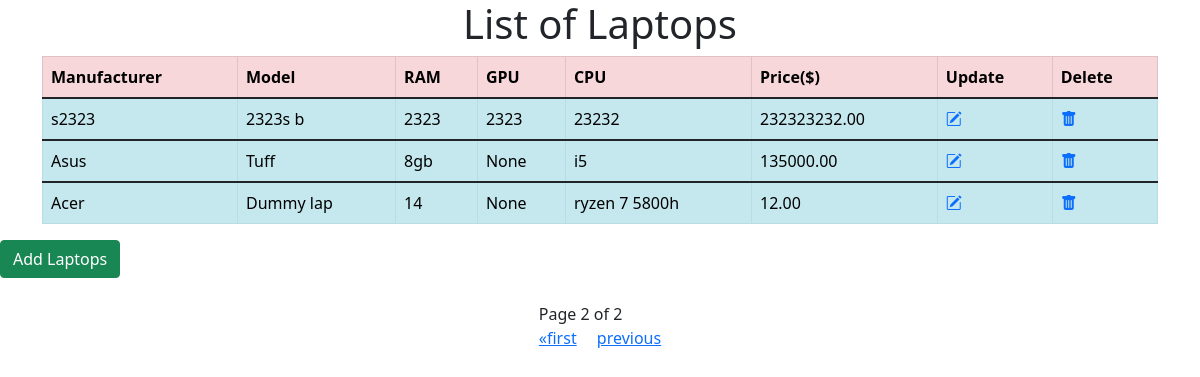
Page /laptops/?page=2 (signed in) on the earlier database version.
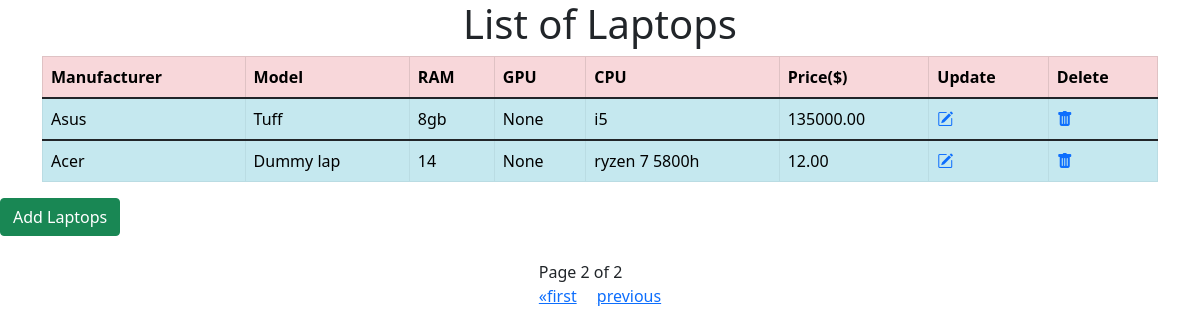
Same page on the later database version.
### BetterDevice/models.py (models this page shows, shortened)
class Laptop(models.Model):
    manufacture=models.CharField(max_length=50,null=True,blank=True)
    name=models.CharField(max_length=20,null=True,blank=True)
    ram=models.CharField(max_length=20,null=True,blank=True)
    gpu=models.CharField(max_length=20,null=True,blank=True)
    cpu=models.CharField(max_length=20,null=True,blank=True)
    price=models.DecimalField(max_digits=50,decimal_places=2,null=True,blank=True)

### BetterDevice/views.py (the view)
# urls.py: path('',views.LaptopListView.as_view(),name='laptop-list'),
@method_decorator(login_required(login_url = 'login'), name='dispatch')
class LaptopListView(ListView):
    model=Laptop
    template_name='BetterDevice/laptop-list.html'
    context_object_name='laptops'
    def get_context_data(self,*args ,**kwargs):
        laptops=self.get_queryset()#laptop is name of model
        paginator=Paginator(laptops,3)
        page_number=self.request.GET.get('page')
        page_obj=paginator.get_page(page_number)
        context={'laptops':page_obj}
        return context

### templates/BetterDevice/laptop-list.html (shortened to what this page needs)
<!DOCTYPE html>
<html>
<head>
  <h1>List of Laptops</h1>
    <link rel="stylesheet" href="https://cdn.jsdelivr.net/npm/bootstrap@5.1.1/dist/css/bootstrap.min.css">
    <link rel="stylesheet" href="https://cdn.jsdelivr.net/npm/bootstrap-icons@1.6.1/font/bootstrap-icons.css">
</head>
<body>
    <div class="container">
        <div class="table-responsive" >
        <table class="table table-bordered table-hover table-striped  ">
            <thead class="thead-dark">
                <tr class="table-danger">
                    <th>Manufacturer</th>
                    <th>Model</th>
                    <th>RAM</th>
                    <th>GPU</th>
                    <th>CPU</th>
                    <th>Price($)</th>
                    <th>Update</th>
                    <th>Delete</th>
                </tr>
            </thead>
    {% for laptop in laptops %}
            <tbody>
                <tr class="table-info">
                    <td>{{laptop.manufacture}} </td>
                    <td>{{laptop.name}} </td>
                    <td>{{laptop.ram}} </td>
                    <td>{{laptop.gpu}} </td>
                    <td>{{laptop.cpu}} </td>
                    <td>{{laptop.price}} </td>
                    <td><a href="{% url 'laptop-update' laptop.id %}" onclick="return confirm('Are you sure you want to update this item?');"><i class="bi bi-pencil-square" aria-hidden=""true></i>
                    <td><a href="{% url 'laptop-delete' laptop.id %}" onclick="return confirm('Are you sure you want to delete this item?');"><i class="bi bi-trash-fill" aria-hidden=""true></i>
                    </i></a></td>
                </tr>
            </tbody>
    {% endfor%}
        </table>
        </div>
    </div>
    <button class="btn btn-success"><a href="{% url 'laptop-create' %}" style="text-decoration: none; color:white;">Add Laptops</a></button>
    <div class="container p-4">
        <div class="pagination justify-content-center">
        <span class="step-links">
                            <span class="current">
                                Page {{ laptops.number }} of {{ laptops.paginator.num_pages }}
                            </span>
                              <br>
                          {% if laptops.has_previous %}
                              <a href="?page=1">&laquo;first</a>&emsp;
                              <a href="?page={{ laptops.previous_page_number }}">previous</a>
                          {% endif %}
                        </span>
                        </div>
                    </div>
</body>
</html>

### templates/BetterDevice/laptop-list.html (style rules this page uses)
h1 { text-align:center; }

Differences in the rows shown:
removed Laptop: manufacture "s2323", name "2323s b", ram "2323", gpu "2323", cpu "23232", price "232323232.00"
